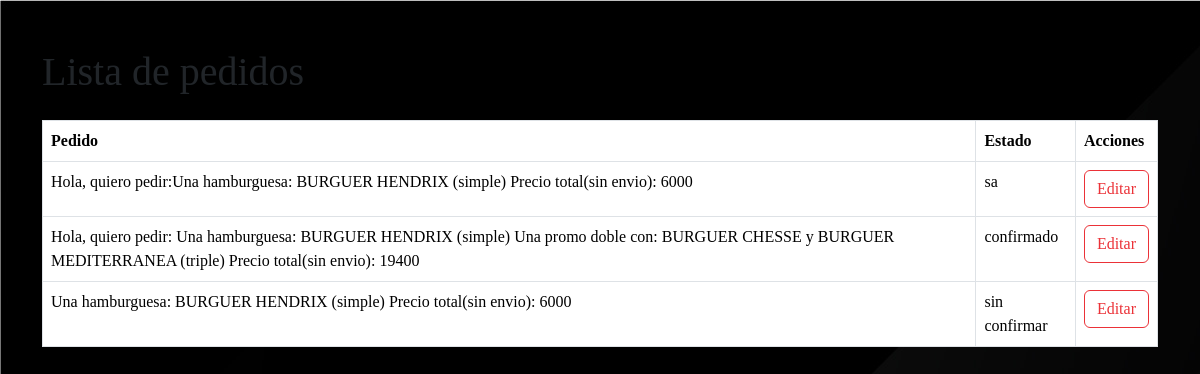
The app's page /pedidos with its own data.
### tables this page shows
CREATE TABLE "pedidos" (
	"id"	INTEGER NOT NULL,
	"pedido"	TEXT NOT NULL,
	"estado"	TEXT NOT NULL,
	PRIMARY KEY("id" AUTOINCREMENT)
);

### app.py (the view)
@app.route('/pedidos')
def pedidos():
    conn = get_db_connection()
    pedidoss = conn.execute('SELECT * FROM pedidos').fetchall()
    conn.close()
    return render_template('pedidos.html',pedidos = pedidoss)

### app.py (called while the page is built)
def get_db_connection():
    conn = sqlite3.connect('burgas.db')
    conn.row_factory = sqlite3.Row
    return conn

### templates/pedidos.html (shortened to what this page needs)
<!doctype html>
<html lang="en">
  <head>
    <link rel="stylesheet" href="{{ url_for('static', filename='bootstrap-5.3.3-dist/css/bootstrap.min.css') }}">
    <link rel="stylesheet" href="{{ url_for('static', filename='css/estilos.css') }}">
  </head>
  <body class="body">
    <div class="container mt-5">
        <h1 class="mb-4">Lista de pedidos</h1>
        <table class="table table-bordered">
            <thead>
                <tr>
                    <th>Pedido</th>
                    <th>Estado</th>
                    <th>Acciones</th>
                </tr>
            </thead>
            <tbody>
                {% for pedido in pedidos %}
                    <tr>
                        <td>{{ pedido.pedido }}</td>
                        <td>{{ pedido.estado }}</td>
                        <td>
                            <a href="#" class="btn btn-outline-primary edit-pedido" data-id="{{ pedido.id }}" data-pedido="{{ pedido.pedido }}" data-estado="{{ pedido.estado }}">Editar</a>
                        </td>
                    </tr>
                {% endfor %}
            </tbody>
        </table>
    </div>
</body>
</html>

### static/css/estilos.css (style rules this page uses)
body { background-image: url(/static/img/fondo2.jpg); }
* { font-family: kanit; }
.btn-outline-primary { color: #EB3238; border-color: #EB3238; }
.mb-4 { font-family: kurale; }

### records on screen
pedidos: pedido "Hola, quiero pedir:Una hamburguesa: BURGUER HENDRIX (simple) Precio total(sin envio): 6000", estado "sa"
pedidos: pedido "Hola, quiero pedir: Una hamburguesa: BURGUER HENDRIX (simple) Una promo doble con: BURGUER CHESSE y BURGUER MEDITERRANEA (triple) Precio total(sin envio): 19400", estado "confirmado"
pedidos: pedido "Una hamburguesa: BURGUER HENDRIX (simple) Precio total(sin envio): 6000", estado "sin confirmar"
